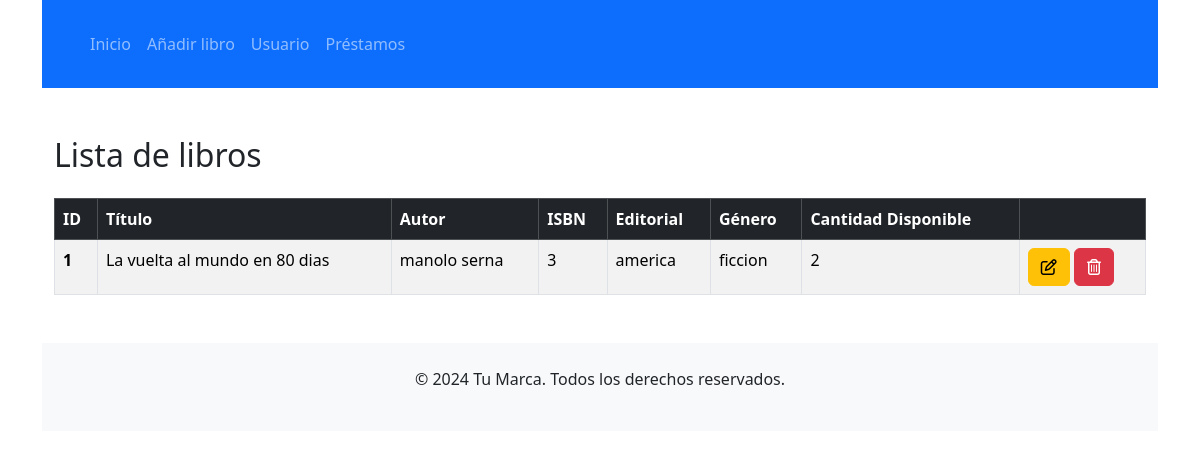
Page /libros on the committed database.
### tables this page shows
CREATE TABLE `libros` (
  `ID` int(11) NOT NULL,
  `Titulo` varchar(100) DEFAULT NULL,
  `Autor` varchar(100) DEFAULT NULL,
  `ISBN` varchar(20) DEFAULT NULL,
  `Editorial` varchar(50) DEFAULT NULL,
  `Categoria` varchar(50) DEFAULT NULL,
  `cantidad_disponible` varchar(50) DEFAULT NULL
);

### app/controllers/LibrosController.php (called while the page is built, shortened)
<?php
require_once 'app/models/Libro.php';
class LibrosController
{
    public function ListaLibors()
    {
        $libroModel = new Libro();
        $libros = $libroModel->obtenerLibros();
        require_once 'app/views/libros/listalibros.php';
    }
}

### index.php (called while the page is built, shortened)
<?php
require_once 'routes.php';
require_once 'config/database.php';
require_once 'app/models/Libro.php';
require_once 'app/controllers/LibrosController.php';
?>

### config/database.php (called while the page is built, shortened)
<?php
class Database {
    private static $instance = null;
    private function __construct() {
        $this->pdo = new PDO('mysql:host=localhost;dbname=biblioteca2', 'thiago', 'Santi300++');
    }
    public static function getInstance() {
        if (self::$instance == null) {
            self::$instance = new Database();
        }
        return self::$instance->pdo;
    }
}

### app/models/Libro.php (called while the page is built, shortened)
<?php
class Libro {
    private $pdo;
    public function __construct() {
        $this->pdo = Database::getInstance();
    }
    public function obtenerLibros() {
        $sql = "SELECT * FROM libros";
        $stmt = $this->pdo->query($sql);
        return $stmt->fetchAll(PDO::FETCH_OBJ);
    }
}
?>

### app/views/libros/listalibros.php (the view, shortened to what this page needs)
<!DOCTYPE html>
<html lang="es">
<head>
    <link href="https://cdn.jsdelivr.net/npm/bootstrap@5.3.3/dist/css/bootstrap.min.css" rel="stylesheet"
>
</head>
<body>
<div class="container">
    <header class="bg-primary text-white p-3">
            <div class="container">
                <nav class="navbar navbar-expand-lg navbar-dark">
                    <div class="container-fluid">
                        <div class="collapse navbar-collapse" id="navbarNav">
                            <ul class="navbar-nav me-auto mb-2 mb-lg-0">
                                <li class="nav-item">
                                    <a class="nav-link" href="/crud-manoloMejor">Inicio</a>
                                </li>
                                <li class="nav-item">
                                    <a class="nav-link" href="/crud-manoloMejor/libros/form">Añadir libro</a>
                                </li>
                                <li class="nav-item">
                                    <a class="nav-link" href="/crud-manoloMejor/usuarios">Usuario</a>
                                </li>
                                <li class="nav-item">
                                    <a class="nav-link" href="/crud-manoloMejor/prestamos">Préstamos</a>
                                </li>
                            </ul>
                        </div>
                    </div>
                </nav>
            </div>
        </header>
        <main class="container my-5">
            <h2 class="mb-4">Lista de libros</h2>
            <table class="table table-striped table-bordered">
                <thead class="table-dark">
                    <tr>
                        <th scope="col">ID</th>
                        <th scope="col">Título</th>
                        <th scope="col">Autor</th>
                        <th scope="col">ISBN</th>
                        <th scope="col">Editorial</th>
                        <th scope="col">Género</th>
                        <th scope="col">Cantidad Disponible</th>
                        <th scope="col"></th>
                    </tr>
                </thead>
                <tbody>
                    <?php foreach ($libros as $libro): ?>
                        <tr>
                            <th scope="row"><?php echo htmlspecialchars($libro->ID); ?></th>
                            <td><?php echo htmlspecialchars($libro->Titulo); ?></td>
                            <td><?php echo htmlspecialchars($libro->Autor); ?></td>
                            <td><?php echo htmlspecialchars($libro->ISBN); ?></td>
                            <td><?php echo htmlspecialchars($libro->Editorial); ?></td>
                            <td><?php echo htmlspecialchars($libro->Categoria); ?></td>
                            <td><?php echo htmlspecialchars($libro->cantidad_disponible); ?></td>
                            <td>
                                <a href="libros/detalle?id=<?php echo $libro->ID; ?>" class="btn btn-small btn-warning">
                                    <i class="fa-regular fa-pen-to-square"></i>
                                </a>
                                <a href="libros/eliminar?id=<?php echo $libro->ID; ?>" class="btn btn-small btn-danger">
                                    <i class="fa-regular fa-trash-can"></i>
                                </a>
                            </td>
                        <?php endforeach; ?>
                </tbody>
            </table>
        </main>
        <footer class="bg-light text-center py-4">
            <p>&copy; <?php echo date("Y"); ?> Tu Marca. Todos los derechos reservados.</p>
        </footer>
    </div>
</body>
</html>

### rows in the picture
libros: ID "1", Titulo "La vuelta al mundo en 80 dias", Autor "manolo serna", ISBN "3", Editorial "america", Categoria "ficcion", cantidad_disponible "2"
